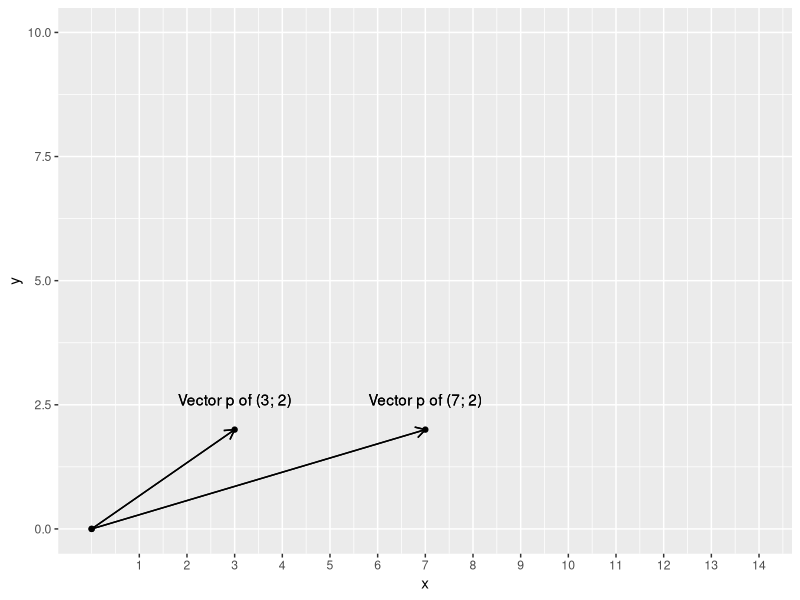
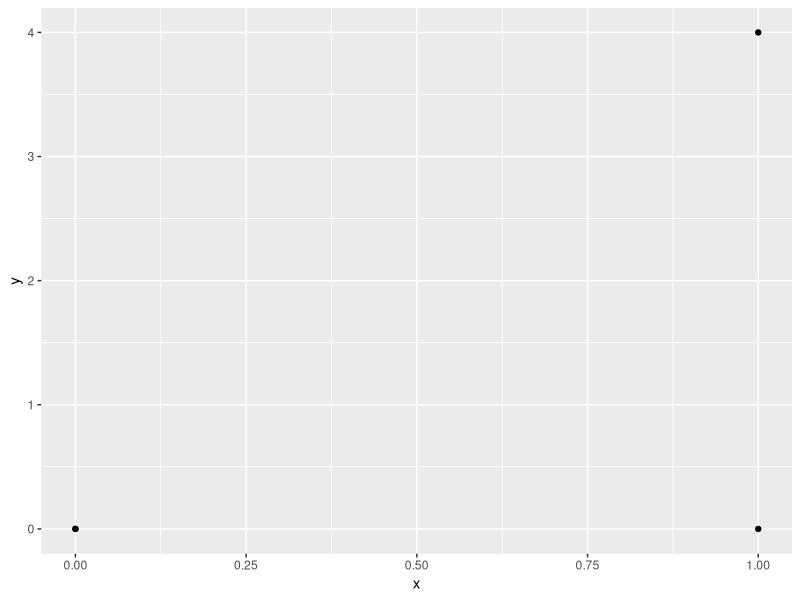
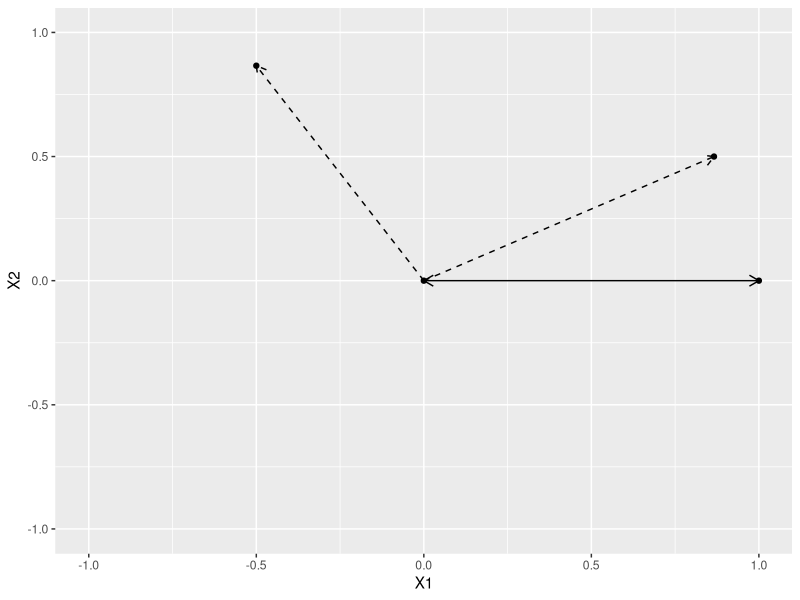

These figures' R source, in order:
library(tidyverse)

# matrix multiplication

A <- matrix(c(1, 2, 3, 4, 5, 6), byrow=TRUE, nrow = 2) 
B <- matrix(c(1, 2, 3, 4, 5, 6), byrow=FALSE, ncol = 2) 
C <- A %*% B
# check of calculation
C[1,1] == A[1,1] * B[1,1] + A[1,2] * B[2,1] + A[1,3] * B[3,1]


# 2 X 3 * 3 X 7

A  <-  matrix(rnorm(6), byrow = TRUE, nrow = 2)
V  <-  matrix(rnorm(21), byrow = FALSE, ncol = 7)
R  <- A %*% V
print(paste0('number of rows: ', nrow(R) ,'; number of columns: ', ncol(R)))


# 2 X 2 * 2 X 1

A  <-  matrix(rnorm(4), byrow = TRUE, nrow = 2)
V  <-  matrix(rnorm(2), byrow = FALSE, ncol = 1)
R  <- A %*% V
print(paste0('number of rows: ', nrow(R) ,'; number of columns: ', ncol(R)))



# 1 X 9 * 9 X 1

A  <-  matrix(seq(1,9,1), byrow = TRUE, nrow = 1)
V  <-  matrix(seq(1, 9, 1), byrow = FALSE, ncol = 1)
R  <- A %*% V
print(paste0('number of rows: ', nrow(R) ,'; number of columns: ', ncol(R)))




# 2 X 2 * 2 X 2

A  <-  matrix(c(3, 4, -1, 8), byrow = TRUE, nrow = 2)
V  <-  matrix(c(2, 3, -2, 7), byrow = FALSE, ncol = 2)
R  <- A %*% V


# 3 X 3 * 3 X 2

A  <-  matrix(c(4, 3, 2, 1, -2, -4, -5, 8, 11), byrow = TRUE, nrow = 3)
V  <-  matrix(c(3, -2, 1, -7, 6, -2), byrow = FALSE, ncol = 2)
R  <- A %*% V
print(paste0('number of rows: ', nrow(R) ,'; number of columns: ', ncol(R)))

# example for linear transformation
v <- c(3,2)
M <- matrix(c(1, 2, 2, -2), byrow = TRUE, ncol = 2)

v %*% M

as_vector_plot <- function(v){
  data <- data.frame(x = 0, y = 0)
  new_point <- data.frame(x= v[1], y = v[2])
  
  bind_rows(data, new_point)
}

as_product_plot <- function(v, M){
  product <- v %*% M
  product_vec <- as.vector(product)
  as_vector_plot(product_vec)

}

ggplot() +
  geom_point(data = as_vector_plot(v), aes(x,y))+
  geom_segment(data = as_vector_plot(v), aes(x = 0, y = 0, xend = max(x), yend = max(y)), arrow = arrow(length = unit(0.02, "npc"))) +
  geom_text(data = as_vector_plot(v), aes(x = max(x), y = max(y), label = paste0('Vector p of (', max(x), "; ", max(y), ")")), vjust = -2) +
  geom_point(data = as_product_plot(v, M), aes(x,y))+
  geom_segment(data = as_product_plot(v, M), aes(x = 0, y = 0, xend = max(x), yend = max(y)), arrow = arrow(length = unit(0.02, "npc"))) +
  geom_text(data = as_product_plot(v, M), aes(x = max(x), y = max(y), label = paste0('Vector p of (', max(x), "; ", max(y), ")")), vjust = -2) +
  scale_x_continuous(breaks = seq(1, max(as_product_plot(v, M)[1]) * 5, 1), limits = c(0, max(as_product_plot(v, M)[1]) * 2)) +
  ylim(0, v[2] * 5)


# matrix transformations

x <- 4
y  <- 2
v <- c(1,0)
theta  <- -30

shearing <- function(v, k){
  x_shearing <- matrix(c(1, k, 0, 1), byrow = T, ncol = 2) 
  vec <- v %*% x_shearing

  as.vector(vec)
}

ggplot() +
  geom_point(data = as_vector_plot(shearing(v, 4)), aes(x,y)) +
  geom_point(data = as_vector_plot(v), aes(x, y))


derive_basis_vectors <- function(v) {
  vec1 <- c(v[1], 0)
  vec2 <- c(0, v[2])
  matrix(c(vec1, vec2), byrow = TRUE, ncol = 2)
}

rotation <- function(v, theta){
  theta  <- theta * pi / 180
  v %*%  matrix(c(cos(theta), (-1)* sin(theta), sin(theta), cos(theta)), byrow = TRUE, ncol = 2)
}
original <- data.frame(matrix(unlist(derive_basis_vectors(v)), byrow = TRUE, ncol = 2))
v <- c(1,1)
rotated <- data.frame(rotation(derive_basis_vectors(v), theta))


ggplot() +
  geom_point(data = original, aes(X1,X2)) +
  geom_segment(data = original, aes(x=0, y=0, xend = X1, yend= X2), arrow = arrow(length = unit(0.02, "npc"))) +
  geom_point(data = rotated, aes(X1,X2)) +
  geom_segment(data = rotated, aes(x=0, y=0, xend = X1, yend= X2), linetype = "dashed", arrow = arrow(length = unit(0.02, "npc"))) +
  xlim(-1, 1) +
  ylim(-1, 1)
